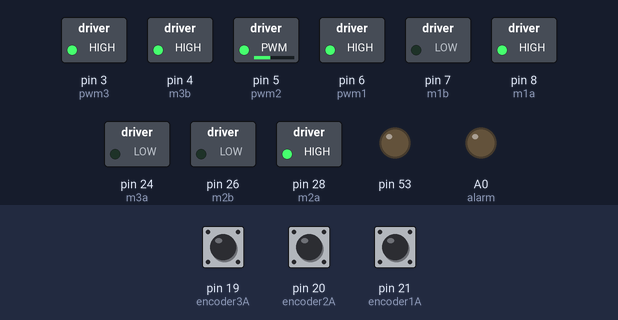
This sketch was run on a simulated Arduino Mega 2560, built with avr-gcc and run on an emulated ATmega2560. Shown: switched loads named in the sketch (green lamp = pin HIGH), output pins drawn as LEDs (lit = HIGH). Inputs (shaded band) come from the test bench; at power-on: pin 19 (encoder3A) HIGH, pin 20 (encoder2A) HIGH, pin 21 (encoder1A) HIGH. What the sketch prints to the serial monitor is not drawn.

Above: at 0.29 s.
At 1.4 s:
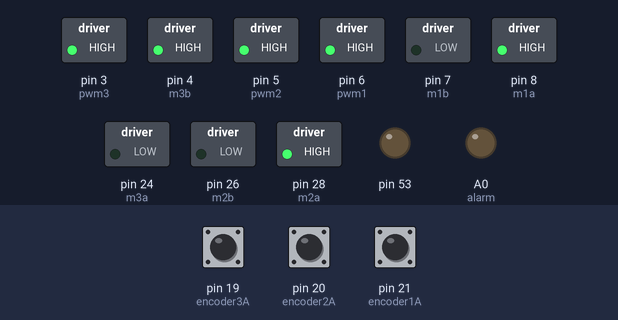
Timing chart, 0 to 2.9 s (numbered marks = the images above):
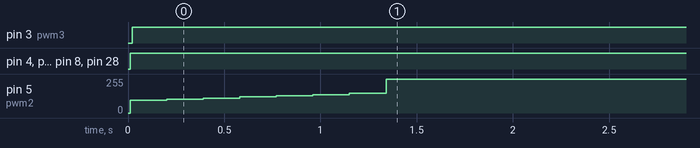

The sketch:

capia.ino
```cpp
#include <PID_v1.h>

#include <TimerOne.h>

#include <SPI.h>
#include "nRF24L01.h"
#include <RF24.h>
#include <math.h>

//#define inicio 85

#define Possible_Ways 4
//Define bateria utilizada para que o PWM ajuste e não passe da tensao nominal do motor
//Define primeiro caracter da faixa que o robo ira receber
#define Initial_CHAR_Convert_to_INT 65

 const uint64_t pipes[2] = { 0xF0F0F0F0E1LL, 0xF0F0F0F0D2LL };
RF24 radio(9, 53);
char info;
int num=0;
int A[3] = {60,180,300};
double M[3] = {0,0,0};
double Mabs[3] = {0,0,0};
int pwm[3] = {6,5,3};
int i=0;

volatile long pulses[3] = {0,0,0};
volatile long timeE[3] = {0,0,0};
volatile long timeF[3] = {0,0,0};
double speedE[3] = {0,0,0};
double speedO[3] = {0,0,0};

char Received_CHAR;
int Received_INT;

float Angle=360;
float Angle_new=0;

double Kp = 1;                                // PID proportional control Gain
double Kd = 0;
double Ki = 1;


#define m1a 8
#define m1b 7
#define pwm1 6
#define encoder1A 21
#define encoder1B 42

#define m2a 28
#define m2b 26
#define pwm2 5
#define encoder2A 20
#define encoder2B 38

#define m3a 24
#define m3b 4
#define pwm3 3
#define encoder3A 19
#define encoder3B 40

#define alarm A0
int c;
double teta,valor[3]={0,0,0};
float vmax = 210;
int modo=0, timex;
int velocidade_total;
double valor_pwm_final[3]={0,0,0};
double valor_pwm[3]={0,0,0};
float w=0;
float w_new=0;

PID PID60(&speedE[0], &valor[0], &Mabs[0],Kp,Ki,Kd, DIRECT);
PID PID180(&speedE[1], &valor[1], &Mabs[1],Kp,Ki,Kd, DIRECT);
PID PID300(&speedE[2], &valor[2], &Mabs[2],Kp,Ki,Kd, DIRECT);

void setup() {
  Serial.begin(9600);
  pinMode(alarm, OUTPUT);
  pinMode(m1a, OUTPUT);
  pinMode(m1b, OUTPUT);
  pinMode(m2a, OUTPUT);
  pinMode(m2b, OUTPUT);
  pinMode(m3a, OUTPUT);
  pinMode(m3b, OUTPUT);
  pinMode(pwm1, OUTPUT);
  pinMode(pwm2, OUTPUT);
  pinMode(pwm3, OUTPUT);
  pinMode(encoder1B, INPUT);
  pinMode(encoder2B, INPUT);
  pinMode(encoder3B, INPUT);
  pinMode(53,OUTPUT);
  //radio.begin();
  //radio.setDataRate( RF24_2MBPS );
  //radio.setPALevel( RF24_PA_HIGH);
  //radio.setChannel(0);
  //radio.openReadingPipe(1,pipes[0]);
  //radio.startListening();
  //attachInterrupt(0, interruptFunction, FALLING);
  attachInterrupt(digitalPinToInterrupt(encoder1A), speedmotor1 , RISING);
  attachInterrupt(digitalPinToInterrupt(encoder2A), speedmotor2 , RISING);
  attachInterrupt(digitalPinToInterrupt(encoder3A), speedmotor3 , RISING);

  PID60.SetMode(AUTOMATIC);
  PID180.SetMode(AUTOMATIC);
  PID300.SetMode(AUTOMATIC);

  PID60.SetOutputLimits(0, 210);
  PID180.SetOutputLimits(0, 210);
  PID300.SetOutputLimits(0, 210);

  Timer1.initialize(500000); // Inicializa o Timer1 e configura para um período de 0,50 segundo
  Timer1.attachInterrupt(zeravelocidade); // Configura a função zeravelocidade() como a função para ser chamada a cada interrupção do Timer1


  analogWrite(pwm[0],0);
  analogWrite(pwm[1],0);
  analogWrite(pwm[2],0);

}

void loop() {
     modo=1;
     if(modo==0){ //Modo parada
       aciona_motor(0,m1a,m1b,0);
       aciona_motor(1,m2a,m2b,0);
       aciona_motor(2,m3a,m3b,0);
     }
     else if(modo==1){ // Modo movimento linear
       Angle_new = 20;
       while(Angle_new!=Angle)//só executa uma vez quando o comando muda para evitar que o valor do PWM seja reescrito pelo valor teórico toda vez que o robô receba um comando
       {
          Angle=Angle_new;
          move_o(Angle,vmax);

          valor[0] = abs(M[0]);
          valor[1] = abs(M[1]);
          valor[2] = abs(M[2]);

          Serial.println("Loop:");
          Serial.println(Angle);

          while(speedE[0]!=0 || speedE[1]!=0 || speedE[2]!=0){
            aciona_motor(0,m1a,m1b,0);
            aciona_motor(1,m2a,m2b,0);
            aciona_motor(2,m3a,m3b,0);
           // velocidade(0);
           // velocidade(1);
           // velocidade(2);
            delay(500);
          }
        }
        PID60.Compute();
        PID180.Compute();
        PID300.Compute();
        verifica(0,m1a,m1b);
        verifica(1,m2a,m2b);
        verifica(2,m3a,m3b);
        //aciona_motor(0,m1a,m1b,valor[0]);
        //aciona_motor(1,m2a,m2b,valor[1]);
        //aciona_motor(2,m3a,m3b,valor[2]);
       // velocidade(0);
       // velocidade(1);
       // velocidade(2);

        Serial.print("V1 SpeedE:");
        Serial.println(speedE[0]);
        Serial.print("V1 M:");
        Serial.println(M[0]);
        Serial.print("V1 valor:");
        Serial.println(valor[0]);
        Serial.println(" ");
        Serial.print("V2 SpeedE:");
        Serial.println(speedE[1]);
        Serial.print("V2 M:");
        Serial.println(M[1]);
        Serial.print("V2 valor:");
        Serial.println(valor[1]);
        Serial.println(" ");
        Serial.print("V3 SpeedE:");
        Serial.println(speedE[2]);
        Serial.print("V3 M:");
        Serial.println(M[2]);
        Serial.print("V3 valor:");
        Serial.println(valor[2]);
        Serial.println(" ");


        //delay(100);
     }
     else if (modo==2){ //Modo movimento angular

       w_new = 0.25;
       while(w_new!=w)//só executa uma vez quando o comando muda para evitar que o valor do PWM seja reescrito pelo valor teórico toda vez que o robô receba um comando
       {
          w=w_new;
          turn_o(w,vmax);

          valor[0] = abs(M[0]);
          valor[1] = abs(M[1]);
          valor[2] = abs(M[2]);

          Serial.println("W:");
          Serial.println(w);

          while(speedE[0]!=0 || speedE[1]!=0 || speedE[2]!=0){
            aciona_motor(0,m1a,m1b,0);
            aciona_motor(1,m2a,m2b,0);
            aciona_motor(2,m3a,m3b,0);
           // velocidade(0);
           // velocidade(1);
           // velocidade(2);
            delay(500);
          }
       }

       verifica(0,m1a,m1b);
       verifica(1,m2a,m2b);
       verifica(2,m3a,m3b);

       delay(100);
     }
}

void verifica(int id_motor,int pa,int pb)//Verifica e corrigi a velocidade
{
  //if(abs((abs(M[id_motor])-speedE[id_motor])/M[id_motor])>0)//Checa a diferença entre a velocidade do encoder e a velocidade desejada
        //{
          //if(speedE[id_motor] != 0)
          //{
            //valor[id_motor] = valor[id_motor] * ((abs(M[id_motor])/speedE[id_motor]));//corrigi o pwm para alcançar a velocidade desejada
            aciona_motor(id_motor,pa,pb, valor[id_motor]);
            //if(valor[id_motor]>210)valor[id_motor]=210;// Certifica-se que a velocidade corrigida não passe de 210rpm
          //}
          //else
          //{
            //if(modo==1)
              //aciona_motor(id_motor,pa,pb,150);//tranco se velocidade for 0
            //else
              //aciona_motor(id_motor,pa,pb,100);
          //}
        //}
        //delay(1);
        //else{aciona_motor(id_motor,pa,pb,valor);}
}
void turn_o(float w,int vmax){
  for(i=0;i<3;i++){
         M[i]=w*vmax;
  }
}
void move_o(int o,int v)
{
    for(int i =0; i < 3;i++)
    {
      teta = A[i] - o;
      teta = (teta*PI)/180;
      M[i] = v*sin(teta);
      Mabs[i] = abs(M[i]);
      Serial.print(i);
      Serial.print(" : ");
      Serial.println(M[i]);
    }

}
void aciona_motor(int id_motor,int pa,int pb, int velocidade_motor)
{
   //if(velocidade_motor <210)
   //{
     if(M[id_motor]<0) // Gira o motor em um sentido
     {
       digitalWrite(pa,0);
       digitalWrite(pb,1);
       //valor_pwm_final[id_motor] = map(velocidade_motor,0,vmax,0,255);
       valor_pwm_final[id_motor]=(velocidade_motor*255)/210;  //faz regra de três
     }
     else //gira o motor no outro sentido
     {
       digitalWrite(pa,1);
       digitalWrite(pb,0);
       //valor_pwm_final[id_motor] = map(velocidade_motor,0,vmax,0,255);
       valor_pwm_final[id_motor]=(velocidade_motor*255)/210;
     }


     Serial.print(id_motor);
     Serial.print(" : ");
     Serial.println(valor_pwm_final[id_motor]);
     if(valor_pwm_final[id_motor]>255)valor_pwm_final[id_motor]=255; // certifica-se que o valor pwm não passe de 255
     analogWrite(pwm[id_motor],valor_pwm_final[id_motor]);
     //analogWrite(pwm[id_motor],255);
   //}
}

////////////////////// FUNÇÕES DE INTERRUPÇÃO /////////////////////////////////////
void speedmotor1 (){
     pulses[0]++;
   if (abs(pulses[0])>=10 ||valor[0]==0){ //para não ter que recalcular a velocidade a cada pulso do encoder e para ter uma velocidade média mais homôgenea
      timeF[0] = micros() - timeE[0];
      speedE[0] = ((float)pulses[0]/342) / ((float)(timeF[0]) / (60000000.0));
      //if(M[0]<0)speed1=-speed1;
      pulses[0] = 0;
      timeE[0] = micros();// Initialize initial time again
   }

}

void speedmotor2 (){
    pulses[1]++;
   if (abs(pulses[1])>=10 || valor[1]==0){
      timeF[1] = micros() - timeE[1];
      speedE[1] = ((float)pulses[1]/342) / ((float)(timeF[1]) / (60000000.0));
      //if(M[1]<0)speed2=-speed2;
      pulses[1] = 0;
      timeE[1] = micros();    // Initialize initial time again
   }
}

void speedmotor3 (){
   pulses[2]++;
   if (abs(pulses[2])>=10 || valor[2]==0){
      timeF[2] = micros() - timeE[2];
      speedE[2] = ((float)pulses[2]/342) / ((float)(timeF[2]) / (60000000.0));
      //if(M[2]<0)speed3=-speed3;
      pulses[2] = 0;
      timeE[2] = micros();    // Initialize initial time again
   }
}
void zeravelocidade(){//zera a velocidade se passar 1 segundo sem ela mudar
   for(i=0;i<3;i++){
    if(speedE[i]==speedO[i])
      speedE[i]=0;
    else
      speedO[i]=speedE[i];
   }
}
/*void interruptFunction()
{
  if(radio.available()){
        detachInterrupt(0);
        radio.read(&Received_CHAR, sizeof(Received_CHAR));
        Received_INT = int(Received_CHAR);
        Angle_new = ( Received_INT - Initial_CHAR_Convert_to_INT ) * (360 / Possible_Ways);//converte CHAR em INT
        Serial.print("Recebido: ");
        Serial.println(Received_CHAR);
        attachInterrupt(0, interruptFunction, FALLING);
        /*if(Received_INT == 98)
        {
          velocidade_total = 210;
          Angle_new = 0;
        }
        else
        {
          velocidade_total = 150;
          Angle_new = 180;
        }
        if(Angle_new!=Angle)
        {
          Angle=Angle_new;
          move_o(Angle,210);
          Serial.print("Angulo");
          Serial.println(Angle);

          valor[0] = M[0];
          valor[1] = M[1];
          valor[2] = M[2];
          Serial.print("M1 = ");
          Serial.println(M[0]);
          Serial.print("M2 = ");
          Serial.println(M[1]);
          Serial.print("M3 = ");
          Serial.println(M[2]);
          speedE[0]= 0 ;
          speedE[1]= 0 ;
          speedE[2]= 0 ;
        }


        verifica(0,m1a,m1b,valor[0]);
        verifica(1,m2a,m2b,valor[1]);
        verifica(2,m3a,m3b,valor[2]);


        //Angle_new = ( Received_INT - Initial_CHAR_Convert_to_INT ) * (360 / Possible_Ways);
        //timex = millis();
        //Angle_new = 45;

        //if(M[0]==0)speedE[0]=0;
        //if(M[1]==0)speedE[1]=0;
        //if(M[2]==0)speedE[2]=0;


       /*Serial.print("Velocidade Real 1: ");
        Serial.println(speedE[0]);
        Serial.print("Velocidade Desejada 1: ");
        Serial.println(M[0]);
        Serial.print("Velocidade Real 2: ");
        Serial.println(speedE[1]);
        Serial.print("Velocidade Desejada 2: ");
        Serial.println(M[1]);
        Serial.print("Velocidade Real 3: ");
        Serial.println(speedE[2]);
        Serial.print("Velocidade Desejada 3: ");
        Serial.println(M[2]);*/
     /* }


}
void speedmotor1 (){
   //if(digitalRead(encoder1B)==LOW)
    //pulses1--;
   //else
     pulses1++;
   if (abs(pulses1)>=10){ //para não ter que recalcular a velocidade a cada pulso do encoder e para ter uma velocidade média mais homôgenea
      timeF1 = micros() - time1;
      speedE[0] = ((float)pulses1/342) / ((float)(timeF1) / (60000000.0));
      //if(M[0]<0)speed1=-speed1;
      pulses1 = 0;
      time1 = micros();// Initialize initial time again
   }

}

void speedmotor2 (){
   //if(digitalRead(encoder2B)==LOW)
    pulses2++;
   //else
    //pulses2--;
   if (abs(pulses2)>=10){
      timeF2 = micros() - time2;
      speedE[1] = ((float)pulses2/342) / ((float)(timeF2) / (60000000.0));
      //if(M[1]<0)speed2=-speed2;
      pulses2 = 0;
      time2 = micros();    // Initialize initial time again
   }
}

void speedmotor3 (){
   //if(digitalRead(encoder3B)==LOW)
    pulses3++;
   //else
    //pulses3--;
   if (abs(pulses3)>=10){
      timeF3 = micros() - time3;
      speedE[2] = ((float)pulses3/342) / ((float)(timeF3) / (60000000.0));
      //if(M[2]<0)speed3=-speed3;
      pulses3 = 0;
      time3 = micros();    // Initialize initial time again
   }
}
*/


/////////////////////////////////////////////////////////////////////////////////////////////////////////////////////////////////////////////////////////////


        /*if(abs((M[0]-speed1)/M[0])>=0.1)
        {
          if(speed1 != 0)
          {
            valor[0] = valor[0] * (M[0]/speed1);
            aciona_motor(0,m1a,m1b, valor[0]);
          }
          else
          {
            aciona_motor(0,m1a,m1b,127);
          }
        }
        if(abs(abs(M[1])-speed2) >= M[1]*0.1)
        {
          if(speed2 != 0)
          {
            valor[1] = valor[1] * (M[1]/speed2);
            aciona_motor(1,m2a,m2b, valor[1]);
          }
          else
          {
            aciona_motor(1,m2a,m2b,127);
          }
        }
        if(abs(abs(M[2])-speed3) >= M[2]*0.1)
        {
          if(speed3 != 0)
          {
            valor[2] = valor[2] * (M[2]/speed3);
            aciona_motor(2,m3a,m3b, valor[2]);
          }
          else
          {
            aciona_motor(2,m3a,m3b,127);
          }

        }*/

             //}
      //do
      //{
 //while(millis()-timex<=4000){

        //}
        //x++;
        //if(x==6)x=0;
      //}while(abs(abs(M[0])-speed1) >= M[0]*0.1|| abs(abs(M[1])-speed2) >= M[1]*0.1 || abs(abs(M[2])-speed3) >= M[2]*0.1);

              //aciona_motor(0,m1a,m1b,M[0]);
        //aciona_motor(1,m2a,m2b,M[1]);
        //aciona_motor(2,m3a,m3b,M[2]);
```

Measured:
- by itself, pin 3 (pwm3): LOW → HIGH at 0.02 s
- by itself, pin 4 (m3b): LOW → HIGH at 0.01 s
- by itself, pin 5 (pwm2): moves from 0/255 to 255/255 over 1.3 s
- by itself, pin 6 (pwm1), pin 8 (m1a), pin 28 (m2a): LOW → HIGH at 0.00 s
